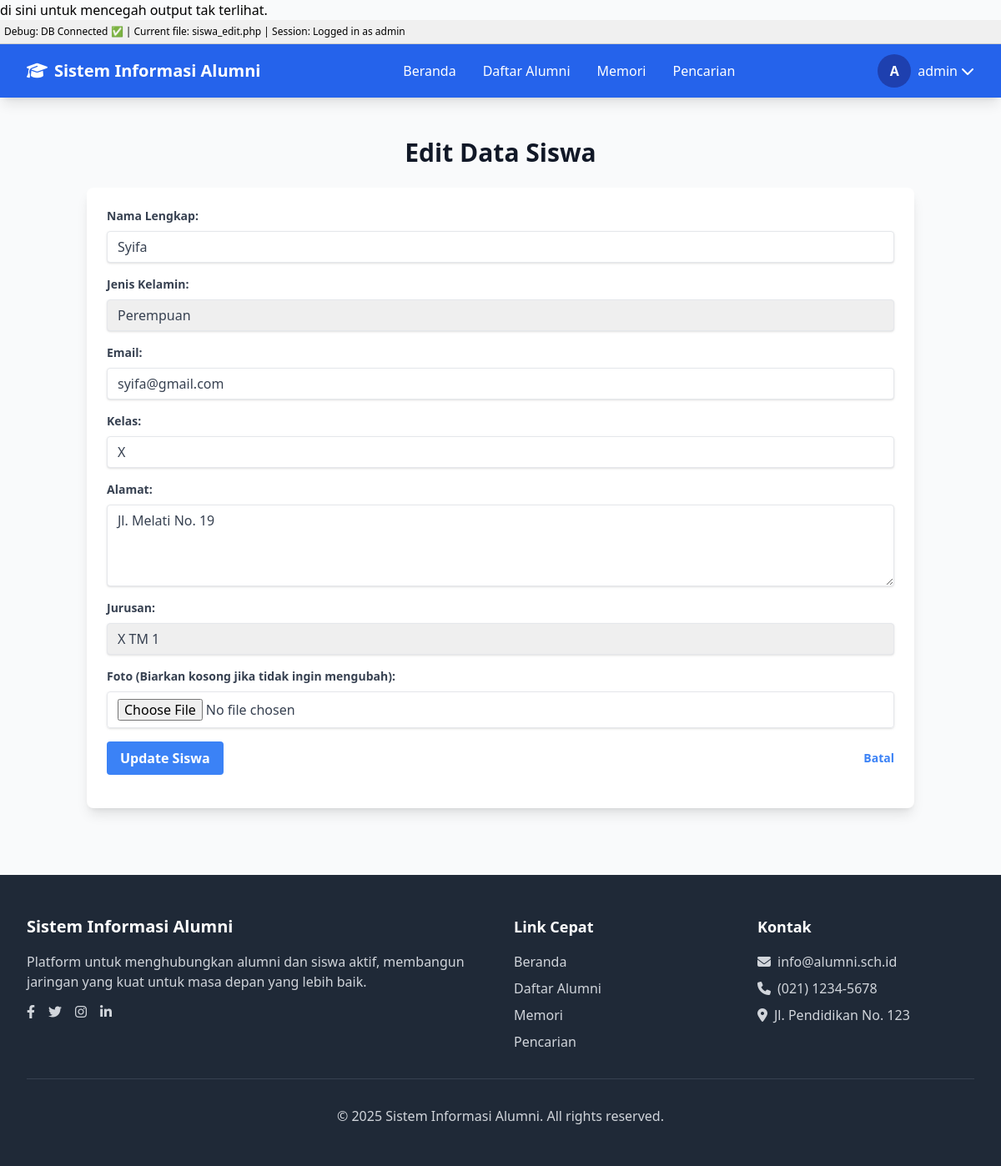
Page /siswa_edit.php?id=1 (signed in) on the committed database.
### tables this page shows
CREATE TABLE `siswa` (
  `id_siswa` int(11) NOT NULL,
  `id_admin` int(5) NOT NULL,
  `id_jurusan` int(5) NOT NULL,
  `nama` varchar(50) NOT NULL,
  `jenis_kelamin` enum('L','P') NOT NULL,
  `email` varchar(50) NOT NULL,
  `kelas` varchar(6) NOT NULL,
  `alamat` text NOT NULL,
  `foto` varchar(50) NOT NULL,
  `password` varchar(255) NOT NULL
);

CREATE TABLE `jurusan` (
  `id_jurusan` int(5) NOT NULL,
  `nama_jurusan` varchar(50) NOT NULL
);

### siswa_edit.php (the view, shortened to what this page needs)
<?php
include 'includes/koneksi.php';
$siswa_data = null;
if (isset($_GET['id']) && !empty($_GET['id'])) {
    $id_siswa = mysqli_real_escape_string($conn, $_GET['id']);
    $sql_fetch = "SELECT * FROM siswa WHERE id_siswa = '$id_siswa'";
    $result_fetch = mysqli_query($conn, $sql_fetch);
    if ($result_fetch && mysqli_num_rows($result_fetch) > 0) {
        $siswa_data = mysqli_fetch_assoc($result_fetch);
    } else {
        $error_message = "Siswa tidak ditemukan.";
        echo "<div class='container mx-auto p-4 mt-8 bg-red-100 border border-red-400 text-red-700 px-4 py-3 rounded relative' role='alert'>";
        echo htmlspecialchars($error_message);
        echo "</div>";
        exit();
    }
} else if ($_SERVER['REQUEST_METHOD'] == 'GET') {
     $error_message = "ID Siswa tidak disediakan.";
     echo "<div class='container mx-auto p-4 mt-8 bg-red-100 border border-red-400 text-red-700 px-4 py-3 rounded relative' role='alert'>";
     echo htmlspecialchars($error_message);
     echo "</div>";
     exit();
}
$jurusan_query = "SELECT id_jurusan, nama_jurusan FROM jurusan ORDER BY nama_jurusan ASC";
$jurusan_result = mysqli_query($conn, $jurusan_query);
include 'includes/header.php';
?>
<div class="container mx-auto p-4 mt-8">
    <h2 class="text-3xl font-bold text-gray-900 mb-6 text-center">Edit Data Siswa</h2>
    <?php if ($siswa_data):  ?>
    <div class="bg-white shadow-lg rounded-lg p-6">
        <form action="siswa_edit.php" method="POST" enctype="multipart/form-data">
            <div class="mb-4">
                <label for="nama" class="block text-gray-700 text-sm font-bold mb-2">Nama Lengkap:</label>
                <input type="text" name="nama" id="nama" class="shadow appearance-none border rounded w-full py-2 px-3 text-gray-700 leading-tight focus:outline-none focus:shadow-outline" value="<?php echo htmlspecialchars($siswa_data['nama']); ?>" required>
            </div>
            <div class="mb-4">
                <label for="jenis_kelamin" class="block text-gray-700 text-sm font-bold mb-2">Jenis Kelamin:</label>
                <select name="jenis_kelamin" id="jenis_kelamin" class="shadow appearance-none border rounded w-full py-2 px-3 text-gray-700 leading-tight focus:outline-none focus:shadow-outline" required>
                    <option value="P" <?php echo ($siswa_data['jenis_kelamin'] == 'P' ? 'selected' : ''); ?>>Perempuan</option>
                </select>
            </div>
            <div class="mb-4">
                <label for="email" class="block text-gray-700 text-sm font-bold mb-2">Email:</label>
                <input type="email" name="email" id="email" class="shadow appearance-none border rounded w-full py-2 px-3 text-gray-700 leading-tight focus:outline-none focus:shadow-outline" value="<?php echo htmlspecialchars($siswa_data['email']); ?>" required>
            </div>
            <div class="mb-4">
                <label for="kelas" class="block text-gray-700 text-sm font-bold mb-2">Kelas:</label>
                <input type="text" name="kelas" id="kelas" class="shadow appearance-none border rounded w-full py-2 px-3 text-gray-700 leading-tight focus:outline-none focus:shadow-outline" value="<?php echo htmlspecialchars($siswa_data['kelas']); ?>" required>
            </div>
            <div class="mb-4">
                <label for="alamat" class="block text-gray-700 text-sm font-bold mb-2">Alamat:</label>
                <textarea name="alamat" id="alamat" class="shadow appearance-none border rounded w-full py-2 px-3 text-gray-700 leading-tight focus:outline-none focus:shadow-outline" rows="4" required><?php echo htmlspecialchars($siswa_data['alamat']); ?></textarea>
            </div>
            <div class="mb-4">
                <label for="id_jurusan" class="block text-gray-700 text-sm font-bold mb-2">Jurusan:</label>
                <select name="id_jurusan" id="id_jurusan" class="shadow appearance-none border rounded w-full py-2 px-3 text-gray-700 leading-tight focus:outline-none focus:shadow-outline" required>
                    <?php
                    mysqli_data_seek($jurusan_result, 0);
                    while($row_jurusan = mysqli_fetch_assoc($jurusan_result)): ?>
                        <option value="<?php echo htmlspecialchars($row_jurusan['id_jurusan']); ?>" <?php echo ($siswa_data['id_jurusan'] == $row_jurusan['id_jurusan'] ? 'selected' : ''); ?>>
                            <?php echo htmlspecialchars($row_jurusan['nama_jurusan']); ?>
                        </option>
                    <?php endwhile; ?>
                </select>
            </div>
            <div class="mb-4">
                <label for="foto" class="block text-gray-700 text-sm font-bold mb-2">Foto (Biarkan kosong jika tidak ingin mengubah):</label>
                <input type="file" name="foto" id="foto" class="shadow appearance-none border rounded w-full py-2 px-3 text-gray-700 leading-tight focus:outline-none focus:shadow-outline">
            </div>
            <div class="flex items-center justify-between">
                <button type="submit" class="bg-blue-500 hover:bg-blue-700 text-white font-bold py-2 px-4 rounded focus:outline-none focus:shadow-outline">
                    Update Siswa
                </button>
                <a href="alumni_list.php" class="inline-block align-baseline font-bold text-sm text-blue-500 hover:text-blue-800">
                    Batal
                </a>
            </div>
        </form>
    </div>
    <?php endif; ?>
</div>
<?php include 'includes/footer.php';  ?>

### rows in the picture
siswa: nama "Syifa", jenis_kelamin "Perempuan", email "syifa@gmail.com", kelas "X", alamat "Jl. Melati No. 19", id_jurusan "X TM 1"

### other values in the picture
basename($_SERVER['PHP_SELF']) "siswa_edit.php"
$_SESSION['username'] "admin"
substr($_SESSION['username'], 0, 1) "A"
